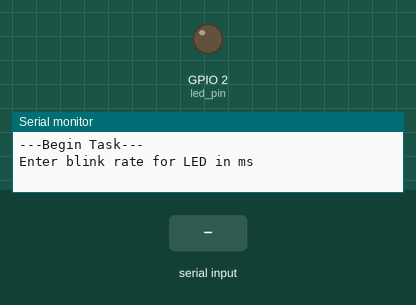
Bench run of a sketch on a simulated ESP32. Shown: output pins drawn as LEDs (lit = HIGH), the last lines printed to the serial monitor. Dashed ring = blinking. Inputs (shaded band) come from the test bench.

Above: at 1.8 s.
1.9 s: "5\n" received over Serial
At 3.2 s:
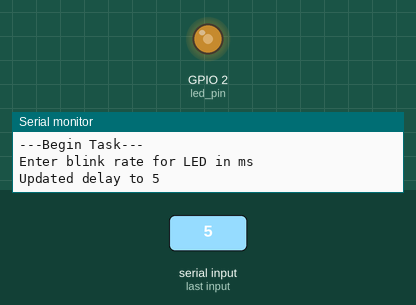
3.5 s: "90,45\n" received over Serial
At 3.69 s:
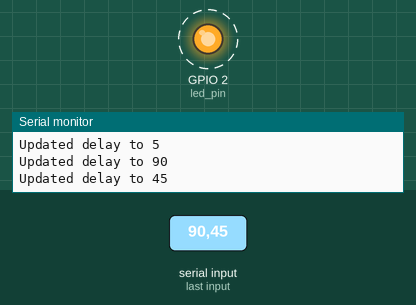
Timing chart, 0 to 12.5 s (numbered marks = the images above; inputs shaded):
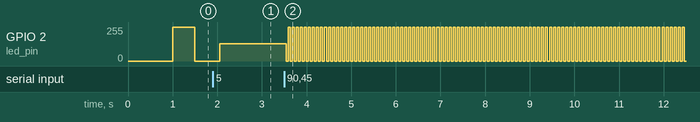

The sketch:

PrioritizationChallenge.ino
```cpp
/**
* Prioritization Challenge
*
* Create a process that takes input from the serial monitor, and another
* process that blinks an LED based on the input given to the first process
*/

// Only use 1 core for this project
#if CONFIG_FREERTOS_UNICORE
static const BaseTupy_t app_cpu = 0;
#else
static const BaseType_t app_cpu = 1;
#endif

// String to print
//const char msg[] = "Yadda yadda talking big words.";

// Pins
static const int led_pin = 2;

// Integer time between LED blinks in ms
static int blink_rate = 500;

// Task handles
static TaskHandle_t task_1 = NULL;
static TaskHandle_t task_2 = NULL;

/*--Tasks--*/

// Task: blink the LED
void toggleLED(void *parameter) {
  while(1) {
    digitalWrite(led_pin, HIGH);
    vTaskDelay(blink_rate / portTICK_PERIOD_MS);
    digitalWrite(led_pin, LOW);
    vTaskDelay(blink_rate / portTICK_PERIOD_MS);
  }
}

// Task: take input from serial monitor
void getDelay(void *parameter) {
  while (1) {
    if (Serial.available() > 1) {
      int temp = Serial.parseInt();
      if (temp > 0) {
        blink_rate = temp;
      }
      Serial.print("Updated delay to ");
      Serial.println(blink_rate);
    }
  }
}

/*--MAIN--*/

void setup() {

  pinMode(led_pin, OUTPUT);

  // Configure Serial to go slower
  Serial.begin(9600);

  // Wait to start (so we don't miss Serial output)
  vTaskDelay(1000 / portTICK_PERIOD_MS);
  Serial.println();
  Serial.println("---Begin Task---");

  // Print prompt for program
  Serial.println("Enter blink rate for LED in ms");

  // Task to run forever
  xTaskCreatePinnedToCore(
    toggleLED,
    "Take input",
    1024,
    NULL,
    1,
    &task_1,  // Handle so we can reference from other tasks
    app_cpu);

  xTaskCreatePinnedToCore(
    getDelay,
    "Blink LED",
    1024,
    NULL,
    1,
    &task_2,  // Handle so we can reference from other tasks
    app_cpu);

  vTaskDelete(NULL);
}

void loop() {
}
```

Measured:
- after the input at 3.5 s, GPIO 2 (led_pin): alternates 255/255 for 0.05 s and 0/255 for 0.05 s, starting after 0.05 s
